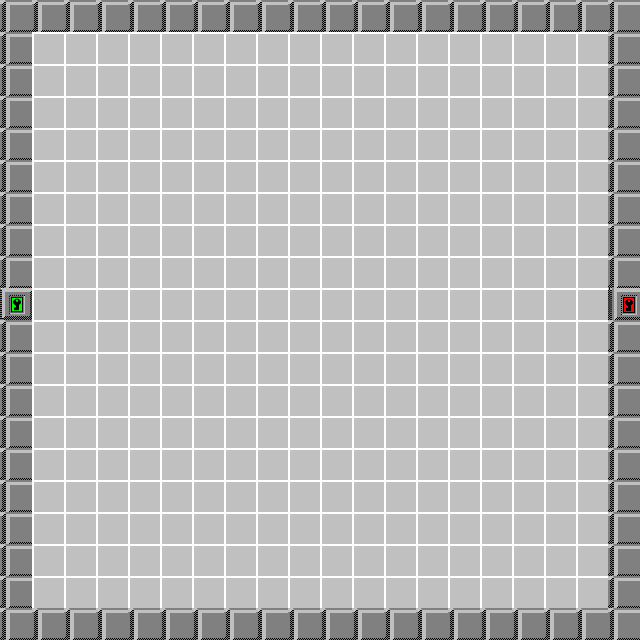

Below is a game level as drawn by its tile map, then a one-line description and the .tmx that defines it (tile-layer data replaced by summaries):
An orthogonal 20x20 tile map with 32x32 px tiles, 1 tile layer (background) and 7 objects (5x object, 2x limite).

<map version="1.0" orientation="orthogonal" width="20" height="20" tilewidth="32" tileheight="32">
 <tileset firstgid="1" name="tiles" tilewidth="32" tileheight="32">
  <image source="tiles.png" width="136" height="34" />
 </tileset>
 <layer name="background" width="20" height="20">
  <data>[400 cells, 400 non-empty, 4 distinct tile ids]</data>
 </layer>
 <objectgroup name="objetos" width="20" height="20">
  <object name="enemigo" type="object" x="546" y="226" width="31" height="124">
   <properties>
    <property name="bodyType" value="DynamicBody" />
    <property name="density" value="2.25" />
    <property name="friction" value=".25" />
    <property name="restitution" value=".75" />
   </properties>
  </object>
  <object name="piezaJuego" type="object" x="307" y="268">
   <properties>
    <property name="bodyType" value="DynamicBody" />
    <property name="density" value="2.25" />
    <property name="friction" value=".25" />
    <property name="restitution" value=".75" />
   </properties>
   <ellipse />
  </object>
  <object name="limite" x="66" y="33">
   <properties>
    <property name="bodyType" value="StaticBody" />
    <property name="friction" value=".5" />
    <property name="restitution" value="0" />
   </properties>
   <polyline points="0,0 511,0" />
  </object>
  <object name="jugador" type="object" x="100" y="300" width="31" height="124">
   <properties>
    <property name="bodyType" value="DynamicBody" />
    <property name="density" value="2.24" />
    <property name="friction" value=".25" />
    <property name="restitution" value=".75" />
   </properties>
  </object>
  <object name="limite" x="66" y="33">
   <properties>
    <property name="bodyType" value="StaticBody" />
    <property name="friction" value=".5" />
    <property name="restitution" value="0" />
   </properties>
   <polyline points="0,0 511,0" />
  </object>
  <object name="limite" type="object" x="66" y="33">
   <properties>
    <property name="bodyType" value="StaticBody" />
    <property name="friction" value=".5" />
    <property name="restitution" value="0" />
   </properties>
   <polyline points="0,0 511,0" />
  </object>
  <object name="limite" type="object" x="61" y="606">
   <properties>
    <property name="bodyType" value="StaticBody" />
    <property name="friction" value=".5" />
    <property name="restitution" value="0" />
   </properties>
   <polyline points="0,0 512,0" />
  </object>
 </objectgroup>
</map>